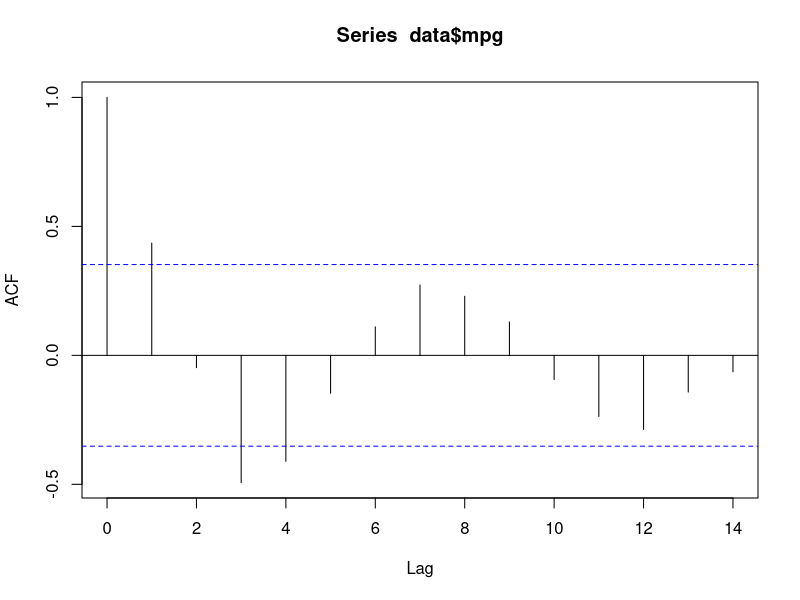
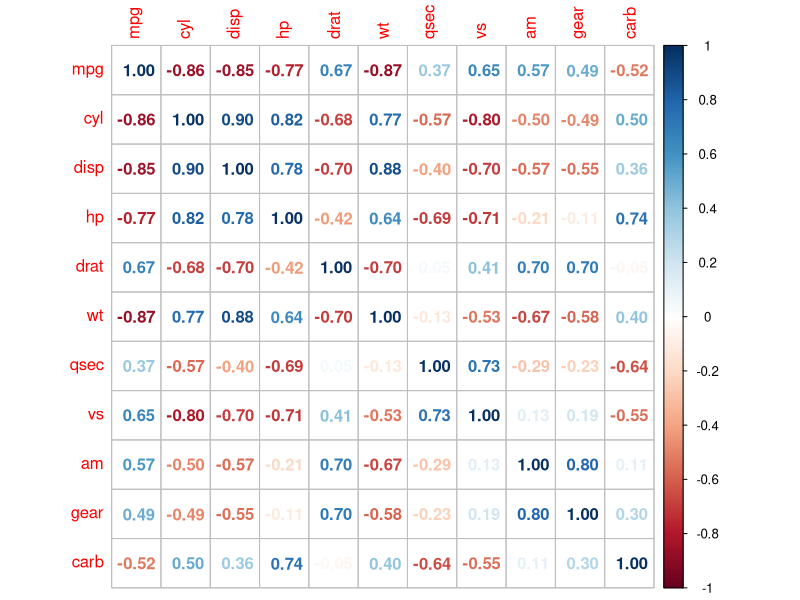
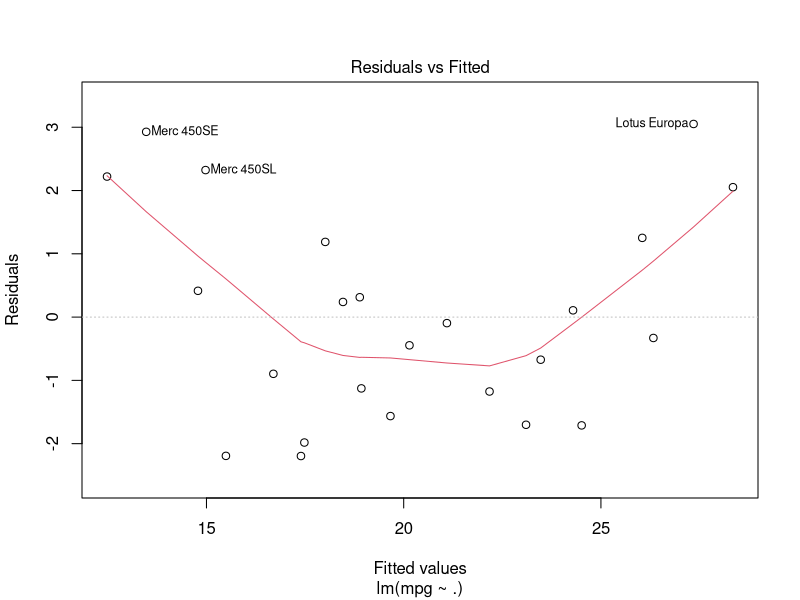
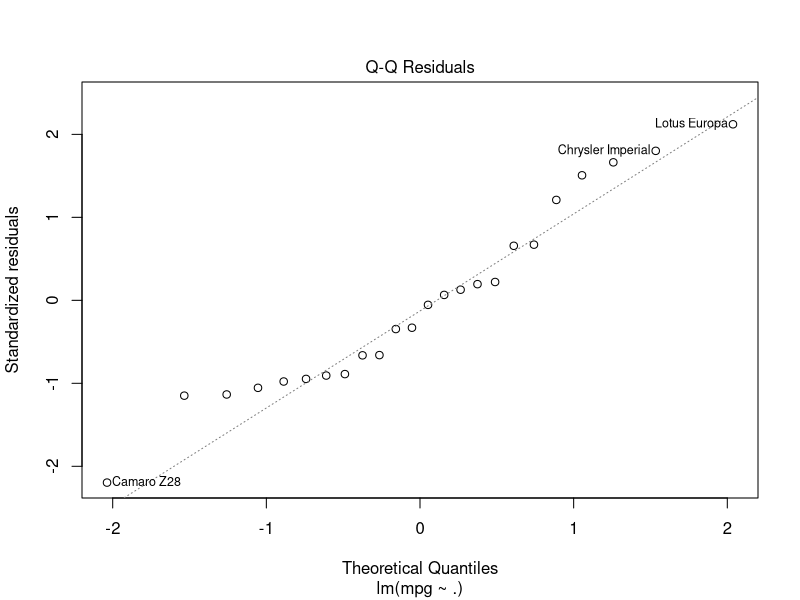
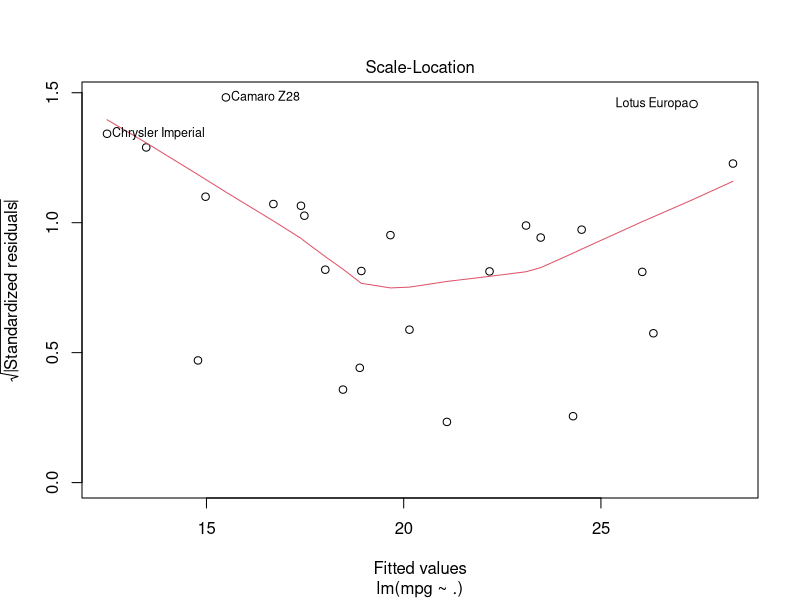
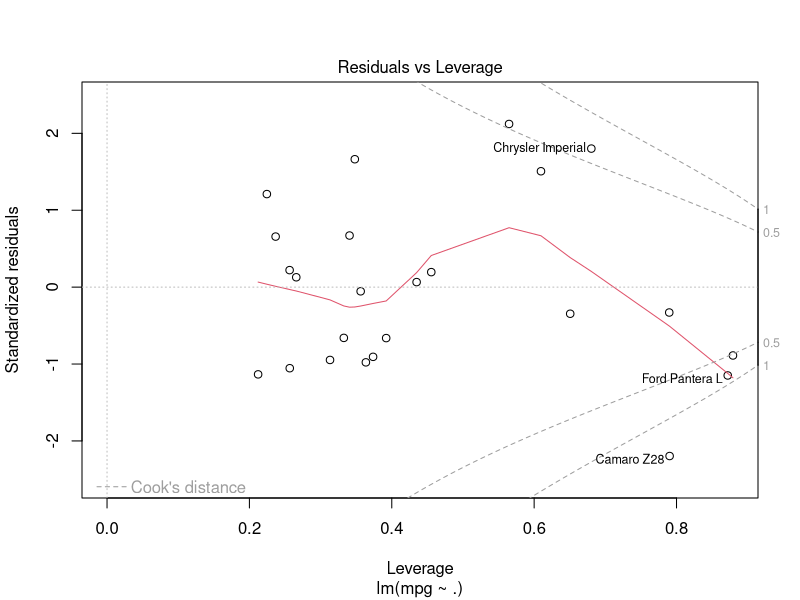
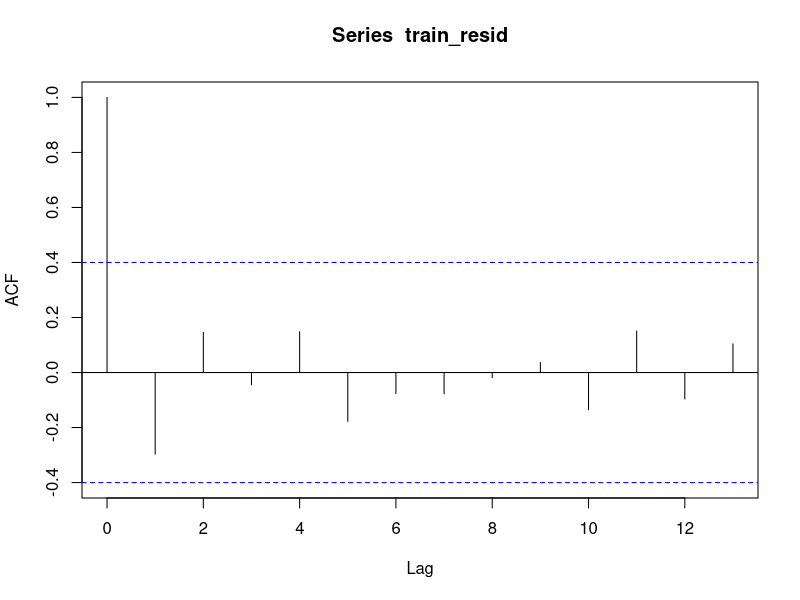
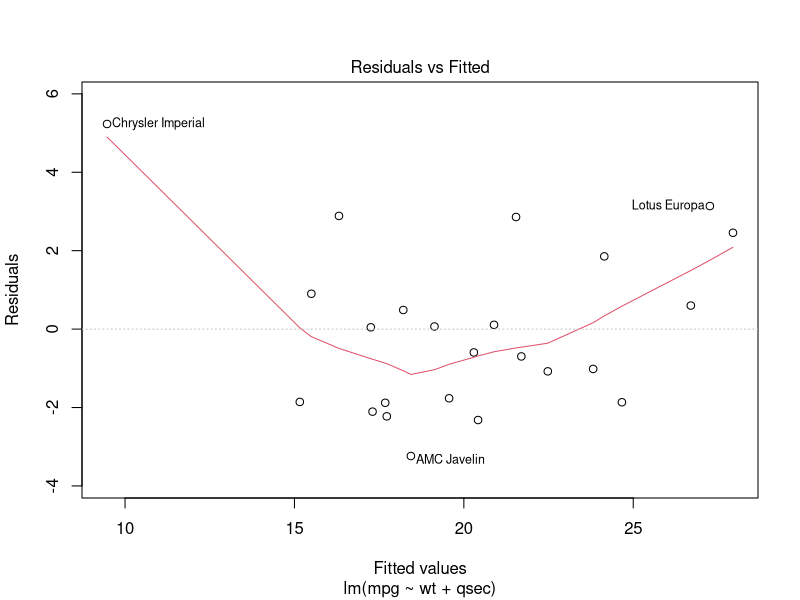

Write the R code that produced these figures, in order.
## ---- chunk 1
knitr::opts_chunk$set(echo = TRUE)
set.seed(101)  
library(Metrics)
library(corrplot)
## ---- chunk 2


## ---- chunk 3
data <- mtcars
data <- data[row.names(data) != "Toyota Corolla", , drop = FALSE]
sample <- sample.int(n = nrow(data), size = floor(.8*nrow(data)), replace = F)
train <- data[sample, ]
test  <- data[-sample, ]

## ---- chunk 4
acf(data$mpg)
## ---- chunk 5
corrplot(cor(data),method='number')

## ---- chunk 6
mod <- lm(mpg~., train)
summary(mod)
## ---- chunk 7
#load the car library
library(car)

#calculate the VIF for each predictor variable in the model
vif(mod)

## ---- chunk 8
plot(mod)
## ---- chunk 9
train_preds <- predict(mod,train)
train_resid <- train$mpg - train_preds

mse <- mse(train$mpg , train_preds)
mae <- mae(train$mpg, train_preds)
mape <- mape(train$mpg, train_preds)

print(paste("Mean Squared Error is: ", round(mse,4)))
print(paste("Mean Absolute Error is: ", round(mae,4)))
print(paste0("Mean Absolute Percentage Error is: ", round(mape*100,2), '%'))

## ---- chunk 10
acf(train_resid)
## ---- chunk 11
test_preds <- predict(mod,test)
resid <- test$mpg - test_preds

mse <- mse(test$mpg , test_preds)
mae <- mae(test$mpg, test_preds)
mape <- mape(test$mpg, test_preds)

print(paste("Mean Squared Error is: ", round(mse,4)))
print(paste("Mean Absolute Error is: ", round(mae,4)))
print(paste0("Mean Absolute Percentage Error is: ", round(mape*100,2), '%'))

## ---- chunk 12
mod2 <- lm(mpg ~ wt + qsec, train)
summary(mod2)
## ---- chunk 13
plot(mod2)
## ---- chunk 14
train_preds <- predict(mod2,train)
train_resid <- train$mpg - train_preds

mse <- mse(train$mpg , train_preds)
mae <- mae(train$mpg, train_preds)
mape <- mape(train$mpg, train_preds)

print(paste("Mean Squared Error is: ", round(mse,4)))
print(paste("Mean Absolute Error is: ", round(mae,4)))
print(paste0("Mean Absolute Percentage Error is: ", round(mape*100,2), '%'))

## ---- chunk 15
acf(train_resid)
## ---- chunk 16
test_preds <- predict(mod2,test)
resid <- test$mpg - test_preds

mse <- mse(test$mpg , test_preds)
mae <- mae(test$mpg, test_preds)
mape <- mape(test$mpg, test_preds)

print(paste("Mean Squared Error is: ", round(mse,4)))
print(paste("Mean Absolute Error is: ", round(mae,4)))
print(paste0("Mean Absolute Percentage Error is: ", round(mape*100,2), '%'))

## ---- chunk 17
anova(mod2, mod,test="Chisq")
